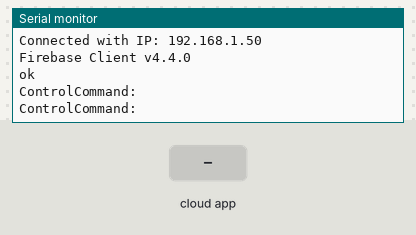
Simulated run of this sketch. Board: ESP32. On the bench: the last lines printed to the serial monitor. The inputs (shaded band) are chosen by the test bench. WiFi joins after 1.5 s; servers stay silent unless stated; the Firebase database answers and starts empty.

Above: at 2.7 s.
2.8 s: the phone or cloud app sets control_command to 0
At 3.9 s:
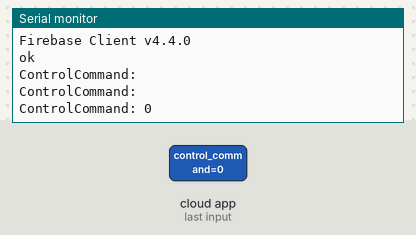
4.3 s: the phone or cloud app sets control_command to 1
At 5.4 s:
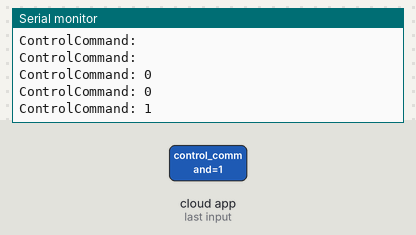

The sketch:

Firebase_test.ino
```cpp
#include <WiFi.h>
#include <Firebase_ESP_Client.h>
#include <addons/TokenHelper.h>
#include <addons/RTDBHelper.h>

#define WIFI_SSID "Dhika"
#define WIFI_PASSWORD "hellooo8"
#define API_KEY "AIzaSyCWA1NSc2xM4vd03VUERMS69mYw0ZW5Cmk"
#define DATABASE_URL "https://micro-2023-default-rtdb.asia-southeast1.firebasedatabase.app/"
#define USER_EMAIL "abiel769@gmail.com"
#define USER_PASSWORD "Microsensors123"

FirebaseData fbdo;
FirebaseAuth auth;
FirebaseConfig config;

unsigned long sendDataPrevMillis = 0;
unsigned long count = 0;

void setup() {
  // put your setup code here, to run once:
  Serial.begin(9600);
  WiFi.begin(WIFI_SSID, WIFI_PASSWORD);
  Serial.print("Connecting to Wi-Fi");
  while (WiFi.status() != WL_CONNECTED){
    Serial.print(".");
    delay(300);
  }
  Serial.println();
  Serial.print("Connected with IP: ");
  Serial.println(WiFi.localIP());
  Serial.println();

  Serial.printf("Firebase Client v%s\n\n", FIREBASE_CLIENT_VERSION);
  config.api_key = API_KEY;
  auth.user.email = USER_EMAIL;
  auth.user.password = USER_PASSWORD;
  config.database_url = DATABASE_URL;
  config.token_status_callback = tokenStatusCallback;
  Firebase.reconnectNetwork(true);
  fbdo.setBSSLBufferSize(4096, 1024);
  fbdo.setResponseSize(2048);
  Firebase.begin(&config, &auth);
  if (Firebase.signUp(&config, &auth, "", "")){
    Serial.println("ok");
  }
  else{
    Serial.printf("%s\n", config.signer.signupError.message.c_str());
  }
  Firebase.setDoubleDigits(5);
  config.timeout.serverResponse = 10 * 1000;
}

void loop() {
  // Membaca command kontrol
  if (Firebase.RTDB.getString(&fbdo, "/control_command")) {
    if (fbdo.dataType() == "string") {
      String controlCommand = fbdo.stringData();
      Serial.print("ControlCommand: ");
      Serial.println(controlCommand);
    }
  } else {
    Serial.print("Gagal membaca control_command: ");
    Serial.println(fbdo.errorReason());
  }

  sendToFirebase();

  // Delay singkat sebelum membaca data lagi
  delay(333);
}

void sendToFirebase() {
  int distance = 50;
  float temperature = 33.3;

  if (Firebase.RTDB.setInt(&fbdo, "/distance", distance)) {
  } else {
    Serial.println("Gagal mengirim jarak");
  }

  if (Firebase.RTDB.setFloat(&fbdo, "/temperature", temperature)) {
  } else {
    Serial.println("Gagal mengirim suhu");
  }
}


void token_status_callback(TokenInfo info){
  switch (info.status){
    case token_status_error:
      Serial.println("Token status: Error");
      break;
    case token_status_ready:
      Serial.println("Token status: Ready");
      break;
    default:
      Serial.print("Token status: Unknown - ");
      Serial.println(info.status);
      break;
  }
}
```

Measured:
- after the input at 2.8 s, the serial monitor: prints a new line after 0.42 s (image 1)
- after the input at 4.3 s, the serial monitor: prints a new line after 0.49 s (image 2)
